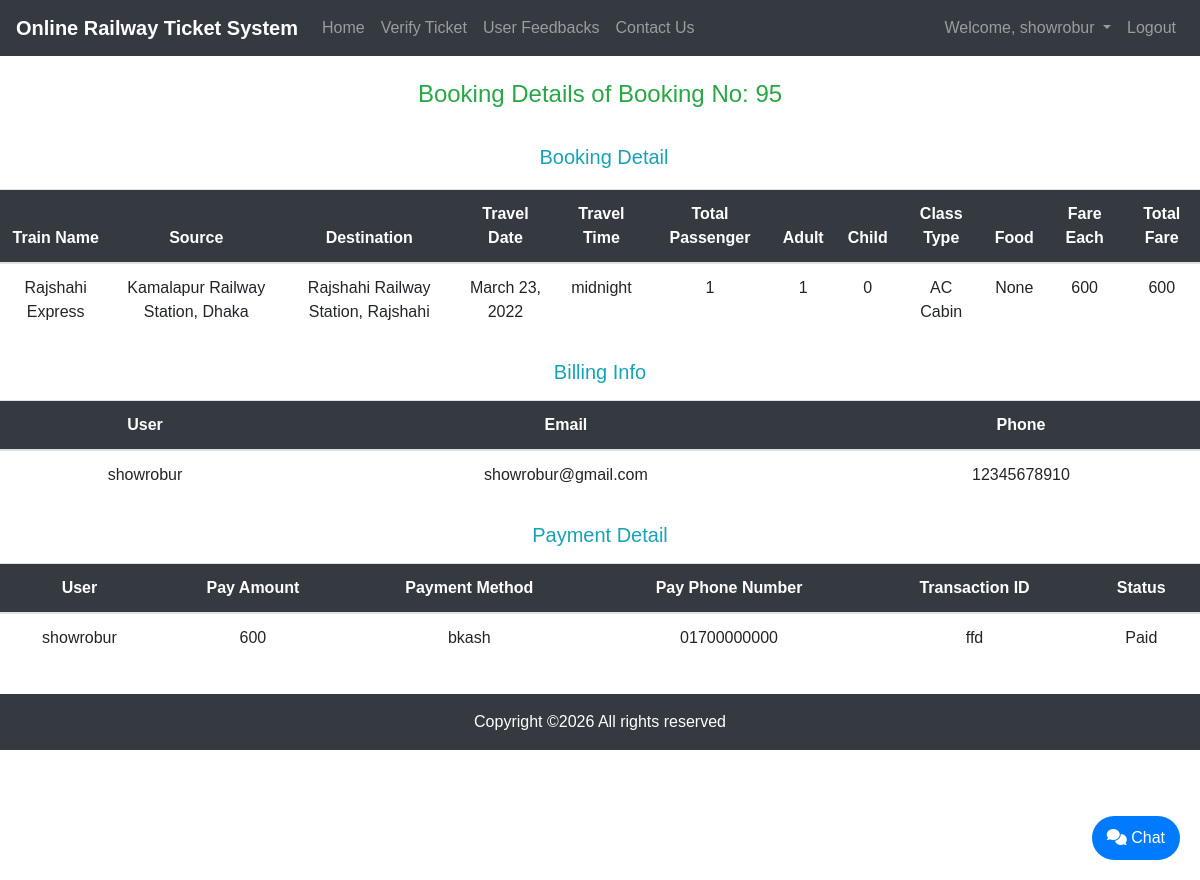
The page /booking_history/booking_detail/95 (signed in) on the database its author committed.
### app/models.py (models this page shows, shortened)
class CustomUser(AbstractUser):
    email = models.EmailField(max_length=100, blank=True, unique=True, null=True)
    phone = models.CharField(verbose_name=_("Mobile phone"), max_length=14, blank=True, null=True, unique=True)
    photo = models.ImageField(verbose_name=_("Photo"), upload_to='users/', blank=True, null=True)
    created_at = models.DateTimeField(auto_now_add=True, blank=True, null=True)
    updated_at = models.DateTimeField(auto_now=True, blank=True, null=True)

class BookingDetail(models.Model):
    booking = models.OneToOneField(Booking, null=True, blank=True, on_delete=models.CASCADE)
    train = models.CharField(max_length=255, null=True, blank=True)
    source = models.CharField(max_length=255, null=True, blank=True)
    destination = models.CharField(max_length=255, null=True, blank=True)
    travel_date = models.DateField(null=True, blank=True)
    travel_time = models.TimeField(null=True, blank=True)
    nop = models.PositiveIntegerField(verbose_name=_("Number of Passengers"), null=True, blank=True)
    adult = models.PositiveIntegerField(null=True, blank=True)
    child = models.PositiveIntegerField(null=True, blank=True)
    class_type = models.CharField(max_length=255, null=True, blank=True)
    food = models.CharField(max_length=255, null=True, blank=True)
    fpp = models.PositiveIntegerField(verbose_name=_("Fare Per Passenger"), null=True, blank=True)
    total_fare = models.PositiveIntegerField(null=True, blank=True)
    travel_dt = models.DateTimeField(blank=True, null=True)
    booking_dt = models.DateTimeField(auto_now_add=True, blank=True, null=True)
    updated_at = models.DateTimeField(auto_now=True, blank=True, null=True)

class Booking(models.Model):
    status = (
        ("Pending", "Pending"),
        ("Accepted", "Accepted"),
        ("Canceled", "Canceled"),
    )
    user = models.ForeignKey(CustomUser, null=True, blank=True, on_delete=models.PROTECT)
    booking_date = models.DateField(auto_now_add=True, null=True, blank=True)
    booking_time = models.TimeField(auto_now_add=True, null=True, blank=True)
    status = models.CharField(max_length=50, default='Pending', choices=status, auto_created=True, null=True, blank=True)
    travel_date = models.DateField(null=True, blank=True)
    travel_dt = models.DateTimeField(blank=True, null=True)
    food = models.CharField(max_length=255, null=True, blank=True)
    created_at = models.DateTimeField(auto_now_add=True, blank=True, null=True)
    updated_at = models.DateTimeField(auto_now=True, blank=True, null=True)

class BillingInfo(models.Model):
    booking = models.OneToOneField(Booking, on_delete=models.CASCADE, null=True, blank=True)
    user = models.ForeignKey(CustomUser, on_delete=models.PROTECT, null=True, blank=True)
    email = models.EmailField(max_length=100, null=True, blank=True)
    phone = models.CharField(max_length=255, null=True, blank=True)
    created_at = models.DateTimeField(auto_now_add=True, blank=True, null=True)
    updated_at = models.DateTimeField(auto_now=True, blank=True, null=True)

class Payment(models.Model):
    booking = models.OneToOneField(Booking, on_delete=models.CASCADE, null=True, blank=True)
    user = models.ForeignKey(CustomUser, on_delete=models.PROTECT, null=True, blank=True)
    pay_amount = models.PositiveIntegerField(null=True, blank=True)
    pay_method = models.CharField(max_length=25, null=True, blank=True)
    phone = models.CharField(max_length=14, null=True, blank=True)
    trxid = models.CharField(max_length=255, null=True, blank=True, verbose_name=_("Transaction Id"))
    status = models.CharField(max_length=50, default='Paid', auto_created=True, null=True, blank=True)
    created_at = models.DateTimeField(auto_now_add=True, blank=True, null=True)
    updated_at = models.DateTimeField(auto_now=True, blank=True, null=True)

### app/views.py (the view)
# urls.py: path('booking_history/booking_detail/<int:pk>', BookingDetails.as_view(), name="booking_detail"),
class BookingDetails(View):
    def get(self, request, pk):
        user = request.user
        if user.is_authenticated:
            bookings = Booking.objects.get(id=pk)
            if user == bookings.user:
                booking_detail = BookingDetail.objects.get(booking=pk)
                billing = BillingInfo.objects.get(booking=pk)
                payment = Payment.objects.get(booking=pk)
                return render(request, 'booking_detail.html', {'booking_detail':booking_detail, 'billing':billing, 'payment':payment})
            else:
                messages.warning(request, "Invalid booking id!")
                return redirect('booking_history')
        else:
            return redirect('login')

### templates/booking_detail.html (shortened to what this page needs)
{% extends 'base.html' %}
{% block content %}
<div class="row">
    <div class="col-lg-12 text-center p-4 text-success">
        <h4>Booking Details of Booking No: {{booking_detail.booking.id}}</h4>
    </div>
    <div class="col-lg-12 mx-auto">
        <div class="row">
            <div class="col-lg-12 m-1 text-center text-info">
                <h5>Booking Detail</h5>
            </div>
            <div class="col-lg-12 mt-2 mb-2 mx-auto">
                <table class="table table-hover">
                    <thead class="bg-dark text-white text-center">
                      <tr>
                        <th scope="col">Train Name</th>
                        <th scope="col">Source</th>
                        <th scope="col">Destination</th>
                        <th scope="col">Travel Date</th>
                        <th scope="col">Travel Time</th>
                        <th scope="col">Total Passenger</th>
                        <th scope="col">Adult</th>
                        <th scope="col">Child</th>
                        <th scope="col">Class Type</th>
                        <th scope="col">Food</th>
                        <th scope="col">Fare Each</th>
                        <th scope="col">Total Fare</th>
                      </tr>
                    </thead>
                    <tbody>
                      <tr class="text-center">
                        <td>{{booking_detail.train}}</td>
                        <td>{{booking_detail.source}}</td>
                        <td>{{booking_detail.destination}}</td>
                        <td>{{booking_detail.travel_date}}</td>
                        <td>{{booking_detail.travel_time}}</td>
                        <td>{{booking_detail.nop}}</td>
                        <td>{{booking_detail.adult}}</td>
                        <td>{{booking_detail.child}}</td>
                        <td>{{booking_detail.class_type}}</td>
                        <td>{{booking_detail.food}}</td>
                        <td>{{booking_detail.fpp}}</td>
                        <td>{{booking_detail.total_fare}}</td>
                      </tr>
                    </tbody>
                </table>
            </div>
        </div>
    </div>
    <div class="col-lg-12 mx-auto">
        <div class="row">
            <div class="col-lg-12 text-center text-info">
                <h5>Billing Info</h5>
            </div>
            <div class="col-lg-12 mt-2 mb-2 mx-auto">
                <table class="table table-hover">
                    <thead class="bg-dark text-white text-center">
                      <tr>
                        <th scope="col">User</th>
                        <th scope="col">Email</th>
                        <th scope="col">Phone</th>
                      </tr>
                    </thead>
                    <tbody>
                      <tr class="text-center">
                        <td>{{billing.user.username}}</td>
                        <td>{{billing.email}}</td>
                        <td>{{billing.phone}}</td>
                      </tr>
                    </tbody>
                </table>
            </div>
        </div>
    </div>
    <div class="col-lg-12 mx-auto">
        <div class="row">
            <div class="col-lg-12 text-center text-info">
                <h5>Payment Detail</h5>
            </div>
            <div class="col-lg-12 mt-2 mb-2 mx-auto">
                <table class="table table-hover">
                    <thead class="bg-dark text-white text-center">
                      <tr>
                        <th scope="col">User</th>
                        <th scope="col">Pay Amount</th>
                        <th scope="col">Payment Method</th>
                        <th scope="col">Pay Phone Number</th>
                        <th scope="col">Transaction ID</th>
                        <th scope="col">Status</th>
                      </tr>
                    </thead>
                    <tbody>
                      <tr class="text-center">
                        <td>{{payment.user.username}}</td>
                        <td>{{payment.pay_amount}}</td>
                        <td>{{payment.pay_method}}</td>
                        <td>{{payment.phone}}</td>
                        <td>{{payment.trxid}}</td>
                        <td>{{payment.status}}</td>
                      </tr>
                    </tbody>
                </table>
            </div>
        </div>
    </div>
</div>
{% endblock content %}

### templates/base.html (shortened to what this page needs)
<!DOCTYPE html>
<html lang="en">
<head>
    <link rel="stylesheet" href="/static/css/bootstrap.min.css" type="text/css">
    <link rel="stylesheet" href="/static/css/style.css" type="text/css">
    <link rel="stylesheet" href="https://cdnjs.cloudflare.com/ajax/libs/font-awesome/6.0.0/css/all.min.css" type="text/css">
</head>
<body>
<nav class="navbar navbar-expand-lg navbar-dark bg-dark">
    <a class="navbar-brand" href="{% url 'home' %}"><b>Online Railway Ticket System</b></a>
    <div class="collapse navbar-collapse" id="navbarSupportedContent">
        <ul class="navbar-nav mr-auto">
            {% url 'home' as url %}
            <li class="{% if request.path == url %}active{% endif %}">
                <a class="nav-link" href="{% url 'home' %}">Home <span class="sr-only">(current)</span></a>
            </li>
            {% url 'verify_ticket' as url %}
            <li class="{% if request.path == url %}active{% endif %}">
                <a class="nav-link" href="{% url 'verify_ticket' %}">Verify Ticket<span class="sr-only"></a>
            </li>
            {% url 'feedback' as url %}
            <li class="{% if request.path == url %}active{% endif %}">
                <a class="nav-link" href="{% url 'feedback' %}">User Feedbacks</a>
            </li>
            {% url 'contact' as url %}
            <li class="{% if request.path == url %}active{% endif %}">
                <a class="nav-link" href="{% url 'contact' %}">Contact Us</a>
            </li>
        </ul>
        <ul class="navbar-nav">
            {% if user.is_authenticated %}
            <li class="nav-item dropdown">
                <a class="nav-link dropdown-toggle" href="#" id="navbarDropdown" role="button" data-toggle="dropdown"
                   aria-haspopup="true" aria-expanded="false">
                    Welcome, {{user.username}}
                </a>
            </li>
            <li class="nav-item">
                <a class="nav-link" href="{% url 'logout' %}">Logout</a>
            </li>
            {% endif %}
        </ul>
    </div>
</nav>
{% block content %}
{% endblock content %}
<div id="chatbot-container">
    <button id="chatbot-btn" onclick="toggleChatbot()">
        <i class="fas fa-comments"></i> Chat
    </button>
</div>
<footer class="bg-light text-center text-lg-start mt-2">
    <div class="text-center p-3 bg-dark" style="color:white;">
        Copyright &copy;<script>document.write(new Date().getFullYear());</script>
        All rights reserved
    </div>
</footer>
</body>
</html>

### static/css/style.css (style rules this page uses)
body { font-family: "Poppins", sans-serif; height: 110vh; }
a { color: #0b6bbe; display:inline-block; text-decoration: none; font-weight: 400; }

### templates/base.html (style rules this page uses)
#chatbot-container { position: fixed; bottom: 20px; right: 20px; z-index: 1000; }
#chatbot-btn { background-color: #007bff; color: white; border: none; padding: 10px 15px; border-radius: 50px; cursor: pointer; font-size: 16px; }

### rows shown on the page
CustomUser: username "showrobur"
BookingDetail: booking.id "95", train "Rajshahi Express", source "Kamalapur Railway Station, Dhaka", destination "Rajshahi Railway Station, Rajshahi", travel_date "March 23, 2022", travel_time "midnight", nop "1", adult "1", child "0", class_type "AC Cabin", food "None", fpp "600", total_fare "600"
BillingInfo: user.username "showrobur", email "showrobur@gmail.com", phone "12345678910"
Payment: user.username "showrobur", pay_amount "600", pay_method "bkash", phone "01700000000", trxid "ffd", status "Paid"
